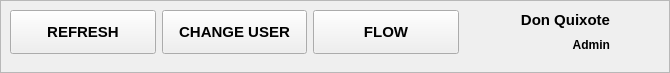
        <widget class="QFrame" name="frame">
         <property name="sizePolicy">
          <sizepolicy hsizetype="Preferred" vsizetype="Fixed">
           <horstretch>0</horstretch>
           <verstretch>0</verstretch>
          </sizepolicy>
         </property>
         <property name="minimumSize">
          <size>
           <width>0</width>
           <height>60</height>
          </size>
         </property>
         <property name="maximumSize">
          <size>
           <width>16777215</width>
           <height>16777215</height>
          </size>
         </property>
         <property name="styleSheet">
          <string notr="true">QFrame {background-color: rgb(220, 220, 220)};</string>
         </property>
         <property name="frameShape">
          <enum>QFrame::StyledPanel</enum>
         </property>
         <property name="frameShadow">
          <enum>QFrame::Raised</enum>
         </property>
         <widget class="QWidget" name="horizontalLayoutWidget">
          <property name="geometry">
           <rect>
            <x>0</x>
            <y>0</y>
            <width>661</width>
            <height>64</height>
           </rect>
          </property>
          <layout class="QHBoxLayout" name="horizontalLayout_5">
           <property name="sizeConstraint">
            <enum>QLayout::SetDefaultConstraint</enum>
           </property>
           <property name="leftMargin">
            <number>10</number>
           </property>
           <property name="topMargin">
            <number>10</number>
           </property>
           <property name="rightMargin">
            <number>10</number>
           </property>
           <property name="bottomMargin">
            <number>10</number>
           </property>
           <item>
            <widget class="QPushButton" name="buttonRefresh">
             <property name="sizePolicy">
              <sizepolicy hsizetype="Minimum" vsizetype="Preferred">
               <horstretch>0</horstretch>
               <verstretch>0</verstretch>
              </sizepolicy>
             </property>
             <property name="maximumSize">
              <size>
               <width>150</width>
               <height>16777215</height>
              </size>
             </property>
             <property name="font">
              <font>
               <pointsize>11</pointsize>
               <bold>true</bold>
              </font>
             </property>
             <property name="text">
              <string>REFRESH</string>
             </property>
            </widget>
           </item>
           <item>
            <widget class="QPushButton" name="pushButton_2">
             <property name="sizePolicy">
              <sizepolicy hsizetype="Minimum" vsizetype="Preferred">
               <horstretch>0</horstretch>
               <verstretch>0</verstretch>
              </sizepolicy>
             </property>
             <property name="maximumSize">
              <size>
               <width>150</width>
               <height>16777215</height>
              </size>
             </property>
             <property name="font">
              <font>
               <pointsize>11</pointsize>
               <bold>true</bold>
              </font>
             </property>
             <property name="text">
              <string>CHANGE USER</string>
             </property>
            </widget>
           </item>
           <item>
            <widget class="QPushButton" name="buttonFlowSite">
             <property name="sizePolicy">
              <sizepolicy hsizetype="Minimum" vsizetype="Preferred">
               <horstretch>0</horstretch>
               <verstretch>0</verstretch>
              </sizepolicy>
             </property>
             <property name="maximumSize">
              <size>
               <width>150</width>
               <height>16777215</height>
              </size>
             </property>
             <property name="font">
              <font>
               <pointsize>11</pointsize>
               <bold>true</bold>
              </font>
             </property>
             <property name="text">
              <string>FLOW</string>
             </property>
            </widget>
           </item>
           <item>
            <layout class="QVBoxLayout" name="verticalLayout_14">
             <property name="topMargin">
              <number>0</number>
             </property>
             <property name="bottomMargin">
              <number>0</number>
             </property>
             <item>
              <widget class="QLabel" name="labelActiveUser">
               <property name="sizePolicy">
                <sizepolicy hsizetype="Preferred" vsizetype="Preferred">
                 <horstretch>0</horstretch>
                 <verstretch>0</verstretch>
                </sizepolicy>
               </property>
               <property name="font">
                <font>
                 <pointsize>11</pointsize>
                 <bold>true</bold>
                </font>
               </property>
               <property name="text">
                <string>Don Quixote</string>
               </property>
               <property name="alignment">
                <set>Qt::AlignRight|Qt::AlignTrailing|Qt::AlignVCenter</set>
               </property>
              </widget>
             </item>
             <item>
              <widget class="QLabel" name="labelActiveUserPermissions">
               <property name="sizePolicy">
                <sizepolicy hsizetype="Preferred" vsizetype="Preferred">
                 <horstretch>0</horstretch>
                 <verstretch>0</verstretch>
                </sizepolicy>
               </property>
               <property name="font">
                <font>
                 <pointsize>9</pointsize>
                 <bold>true</bold>
                </font>
               </property>
               <property name="text">
                <string>Admin</string>
               </property>
               <property name="alignment">
                <set>Qt::AlignRight|Qt::AlignTrailing|Qt::AlignVCenter</set>
               </property>
              </widget>
             </item>
            </layout>
           </item>
           <item>
            <widget class="QLabel" name="label">
             <property name="sizePolicy">
              <sizepolicy hsizetype="Expanding" vsizetype="Expanding">
               <horstretch>0</horstretch>
               <verstretch>0</verstretch>
              </sizepolicy>
             </property>
             <property name="maximumSize">
              <size>
               <width>35</width>
               <height>30</height>
              </size>
             </property>
             <property name="text">
              <string/>
             </property>
             <property name="pixmap">
              <pixmap>ui/images/artist_icon.png</pixmap>
             </property>
             <property name="scaledContents">
              <bool>true</bool>
             </property>
            </widget>
           </item>
          </layout>
         </widget>
        </widget>
